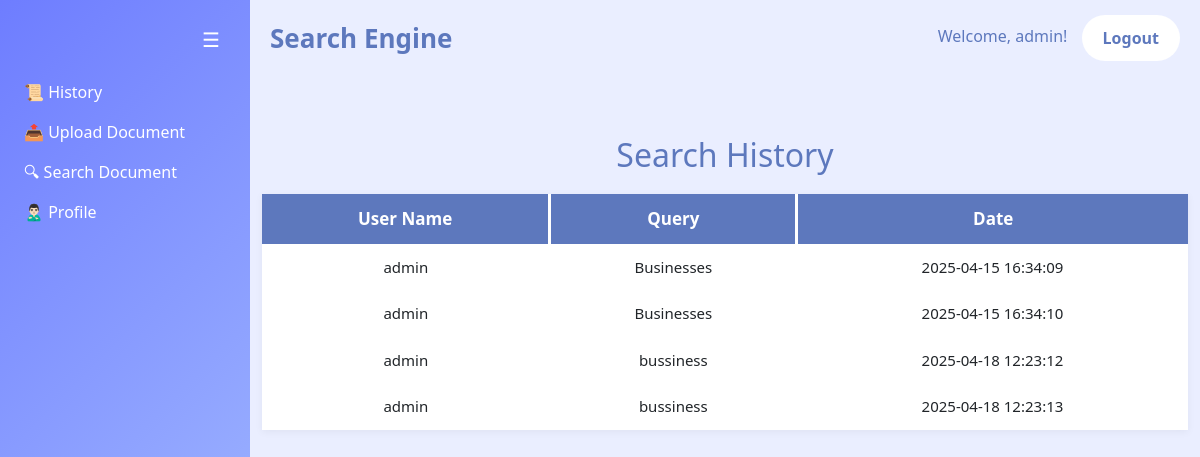
Page /searchhistory (signed in) on the committed database.
### tables this page shows
CREATE TABLE SearchHistory (
    id INTEGER PRIMARY KEY AUTOINCREMENT,
    query TEXT,
    user_name TEXT,
    date DATETIME DEFAULT CURRENT_TIMESTAMP
);

### app.py (the view)
@app.route('/searchhistory', methods=['GET'])
def searchhistory():
    conn = sqlite3.connect(DATABASE, timeout=10)
    username=session.get('username')
    cursor = conn.cursor()
    cursor.execute("SELECT * FROM SearchHistory WHERE user_name = ? ", (username,))
    history = cursor.fetchall()
    conn.close()
    print(history)
    return render_template('history.html',history=history,username=username)

### templates/history.html (shortened to what this page needs)
{% extends "layout.html" %}
{% block content %}
        <main class="container text-center">
            <h2 class="heading">Search History</h2>
            <table id="resultsTable" style="width: 100%; border-collapse: collapse;">
                <thead>
                    <tr>
                        <th>User Name</th>
                        <th>Query</th>
                        <th>Date</th>
                    </tr>
                </thead>
                <tbody id="results">
                    {% for item in history %}
                    <tr>
                        <td>{{ item[2] }}</td>
                        <td>{{ item[1] }}</td>
                        <td>{{ item[3] }}</td>
                    </tr>
                    {% endfor %}
                </tbody>
            </table>
        </main>
{% endblock %}

### templates/layout.html (shortened to what this page needs)
<!DOCTYPE html>
<html lang="en">
<head>
    <link rel="stylesheet" href="{{ url_for('static', filename='style.css') }}">
    <link href="https://cdn.jsdelivr.net/npm/bootstrap@5.3.2/dist/css/bootstrap.min.css" rel="stylesheet">
</head>
<body>
    <div class="d-flex">
        {% if username %}
        <div id="sidebar" class="sidebar expanded d-flex flex-column p-2">
          <button id="toggleSidebar" class="sidebar-toggle align-self-end">☰</button>
          <ul class="nav nav-pills flex-column">
            <li class="nav-item">
              <a href="{{ url_for('searchhistory')}}" class="nav-link"><span class="nav-icon">📜</span> <span class="nav-text">History</span></a>
            </li>
            <li class="nav-item">
              <a href="{{ url_for('upload_file')}}" class="nav-link"><span class="nav-icon">📤</span> <span class="nav-text">Upload Document</span></a>
            </li>
            <li class="nav-item">
              <a href="{{ url_for('home')}}" class="nav-link"><span class="nav-icon">🔍︎</span> <span class="nav-text">Search Document</span></a>
            </li>
            <li class="nav-item">
              <a href="{{ url_for('profile')}}" class="nav-link"><span class="nav-icon">🙎🏻‍♂️</span> <span class="nav-text">Profile</span></a>
            </li>
          </ul>
        </div>
        {% endif %}
        <div id="main" class=" flex-fill ">
          <nav class="user-navbar {% if username %}logged-in{% else %}guest{% endif %}">
                <div class="logo">Search Engine</div>
                <div class="nav-buttons">
                    {% if username %}
                        <span class="welcome-msg">Welcome, {{ username }}!</span>
                        <a href="{{ url_for('logout') }}" class="btn">Logout</a>
                    {% else %}
                        <a href="{{ url_for('register') }}" class="btn">Register</a>
                        <a href="{{ url_for('login') }}" class="btn">Login</a>
                    {% endif %}
                </div>
            </nav>
    {% block content %}
    {% endblock %}
          </div>
    </div>
</body>
</html>

### static/style.css (style rules this page uses)
body { font-family: 'Poppins', sans-serif; margin: 0; padding: 0; text-align: center; background-color: #eaeeff !important; display: flex; flex-direction: column; min-height: 100vh; }
nav { display: flex; justify-content: space-between; align-items: center; background: linear-gradient(135deg, #6e7dff, #a9c1ff); padding: 15px 20px; color: white; box-shadow: 0 4px 8px rgba(0, 0, 0, 0.2); }
.logo { font-size: 26px; font-weight: bold; }
.nav-buttons .btn { background: white; color: #5d78bd; padding: 10px 20px; text-decoration: none; border-radius: 25px; margin-left: 10px; font-weight: bold; transition: 0.3s; }
.heading { color:#5d78bd; }
.container { flex: 1; margin-top: 40px; padding: 20px; }
body { font-family: Arial, sans-serif; margin: 0; padding: 0; }
h1, h2 { color: #333; }
table { width: 100%; border-collapse: separate; border-spacing: 0; margin-top: 20px; box-shadow: 0 2px 8px rgba(0, 0, 0, 0.05); }
thead tr th { border-right: 3px solid white; }
th, td { padding: 12px 16px; text-align: center; border-right: 1px solid #bbb; border-bottom: 1px solid #ccc; font-size: 15px; vertical-align: middle; background-color: white; }
th { background-color: #5d78bd; color: white; font-size: 17px; font-weight: bold; border-right: 1px solid #eee; }
th:last-child, td:last-child { border-right: none; }
.sidebar { height: 100vh; background: linear-gradient(135deg, #6e7dff, #a9c1ff); transition: width 0.3s; overflow: hidden; }
.sidebar.expanded { width: 250px; }
.sidebar .nav-link { color: white; white-space: nowrap; overflow: hidden; font-size: 16px; }
.sidebar-toggle { background: none; border: none; color: #fff; font-size: 20px; margin: 1rem; }

### templates/layout.html (style rules this page uses)
.user-navbar { display: flex; justify-content: space-between; align-items: center; padding: 15px 20px; color: #5d78bd; font-family: 'Segoe UI', sans-serif; }
.user-navbar.logged-in { background: transparent; box-shadow: none; }

### rows in the picture
SearchHistory: user_name "admin", query "Businesses", date "2025-04-15 16:34:09"
SearchHistory: user_name "admin", query "Businesses", date "2025-04-15 16:34:10"
SearchHistory: user_name "admin", query "bussiness", date "2025-04-18 12:23:12"
SearchHistory: user_name "admin", query "bussiness", date "2025-04-18 12:23:13"

### other values in the picture
{{ username }} "admin"
